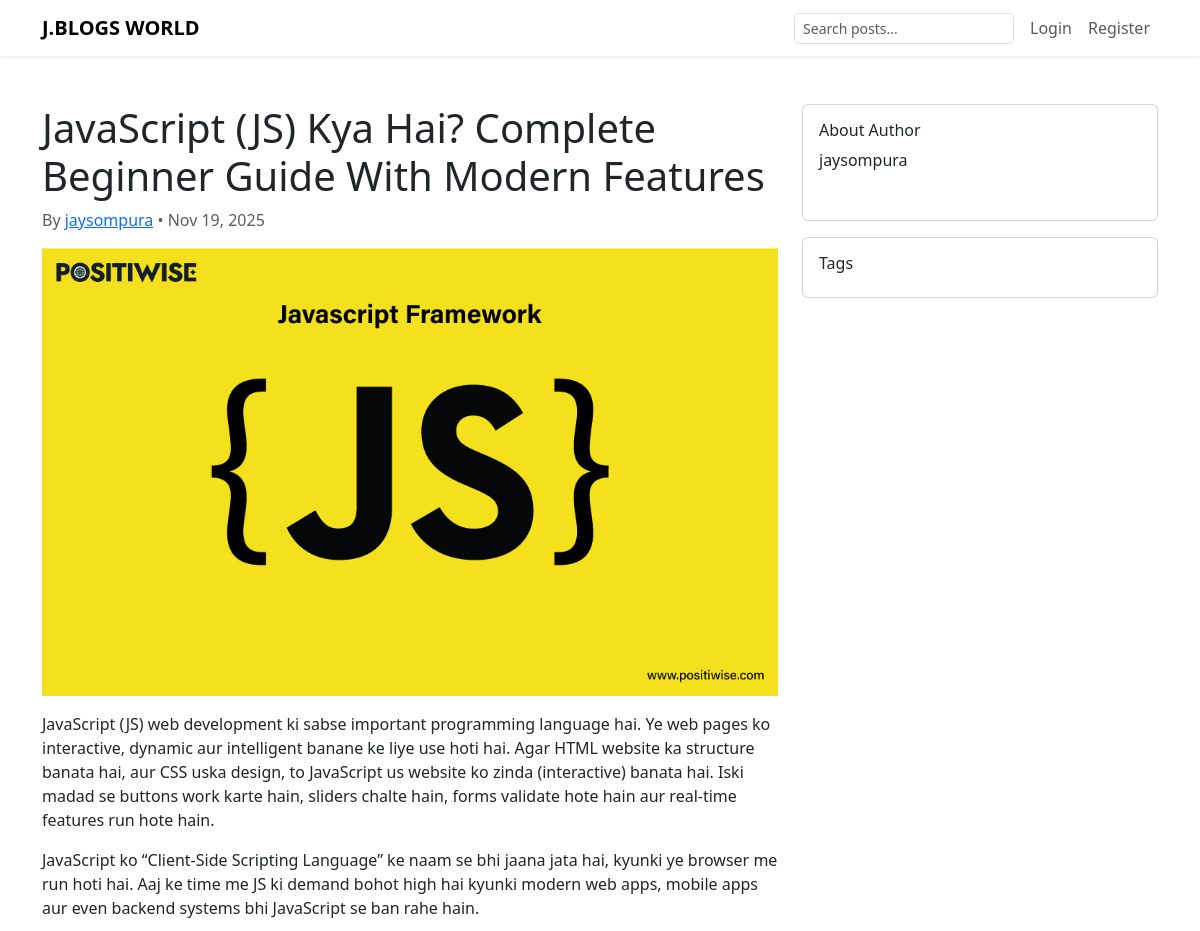
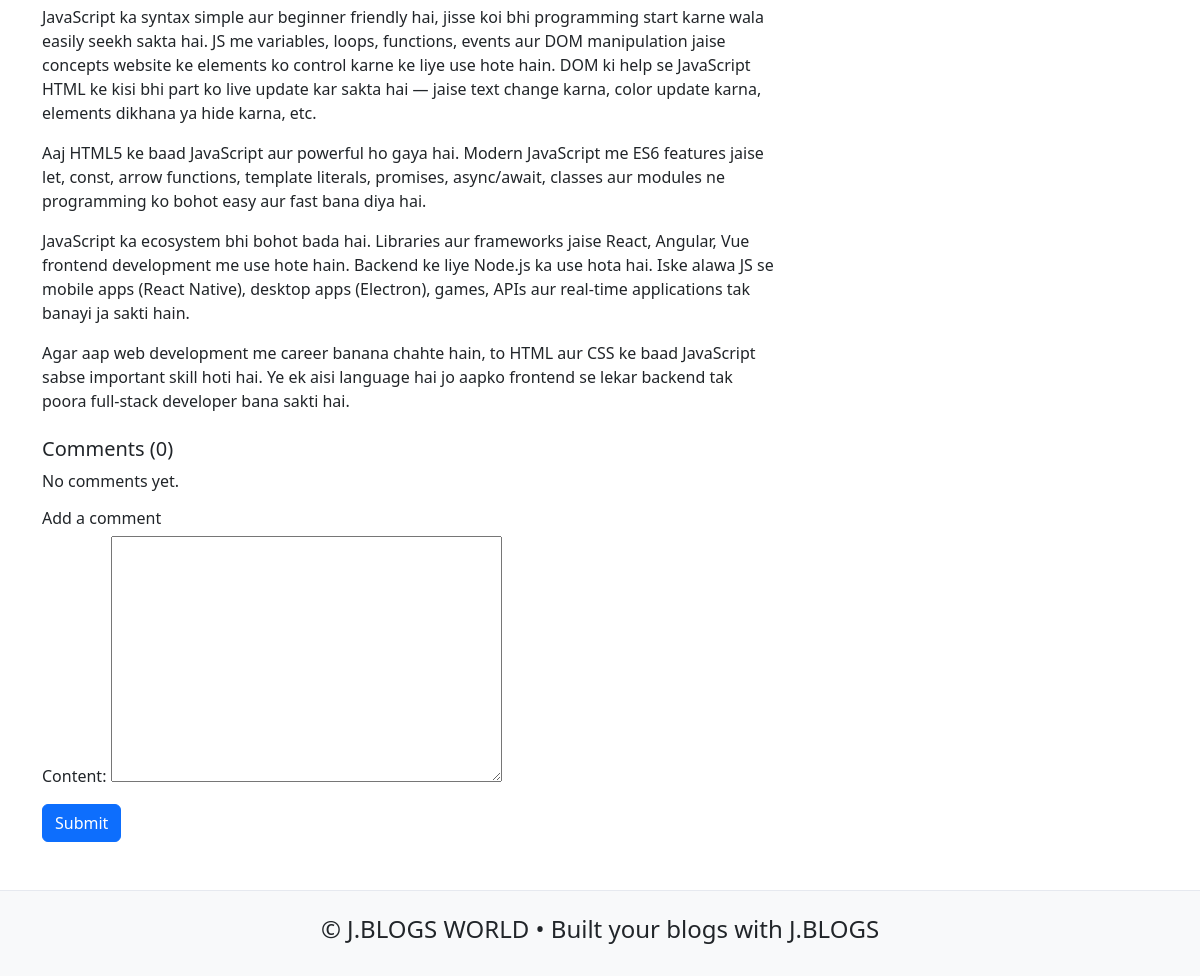
Screenshot of /post/5/javascript-js-kya-hai-complete-beginner-guide-with-modern-features/ with the database file from the repository (2 pictures, top to bottom).
### blog/models.py (models this page shows, shortened)
class Post(models.Model):
    STATUS_CHOICES = (('draft','Draft'),('published','Published'))
    author = models.ForeignKey(User, on_delete=models.CASCADE, related_name='posts')
    title = models.CharField(max_length=250)
    slug = models.SlugField(max_length=260, unique=True, blank=True)
    content = models.TextField()
    cover = models.ImageField(upload_to='covers/', null=True, blank=True)
    categories = models.ManyToManyField(Category, related_name='posts', blank=True)
    tags = models.ManyToManyField(Tag, related_name='posts', blank=True)
    status = models.CharField(max_length=10, choices=STATUS_CHOICES, default='published')
    created_at = models.DateTimeField(auto_now_add=True)
    updated_at = models.DateTimeField(auto_now=True)
    class Meta:
        ordering = ['-created_at']

### blog/views.py (the view, shortened to what this page needs)
# urls.py: path('post/<int:pk>/<slug:slug>/', views.post_detail, name='post_detail'),
def post_detail(request, pk, slug):
    post = get_object_or_404(Post, pk=pk, slug=slug)
    comment_form = CommentForm()
    liked = False
    if request.user.is_authenticated:
        liked = Like.objects.filter(post=post, user=request.user).exists()
    return render(request, 'blog/post_detail.html', {'post': post, 'comment_form': comment_form, 'liked': liked})

### blog/forms.py
class CommentForm(forms.ModelForm):
    class Meta:
        model = Comment
        fields = ('content',)

### blog/templates/blog/post_detail.html (shortened to what this page needs)
{% extends "base.html" %}
{% block content %}
<div class="container py-4">
  <div class="row">
    <div class="col-lg-8">
      <article>
        <h1>{{ post.title }}</h1>
        <p class="text-muted">By <a href="{% url 'profile_view' post.author.username %}">{{ post.author.username }}</a> • {{ post.created_at|date:"M d, Y" }}</p>
        {% if post.cover %}<img src="{{ post.cover.url }}" class="img-fluid mb-3">{% endif %}
        <div>{{ post.content|linebreaks }}</div>
      </article>
      <section class="mt-4">
        <h5>Comments ({{ post.comments.count }})</h5>
        {% for c in post.comments.all %}
          <div class="border p-2 mb-2"><p>{{ c.content }}</p><p class="small text-muted">By {{ c.user }} • {{ c.created_at|date:"M d, Y H:i" }}</p></div>
        {% empty %}<p>No comments yet.</p>{% endfor %}
        <h6 class="mt-3">Add a comment</h6>
        <form method="post">{% csrf_token %}{{ comment_form.as_p }}<button class="btn btn-primary">Submit</button></form>
      </section>
    </div>
    <aside class="col-lg-4">
      <div class="card p-3 mb-3"><h6>About Author</h6><p>{{ post.author.username }}</p><p class="small text-muted">{{ post.author.profile.bio }}</p></div>
      <div class="card p-3"><h6>Tags</h6>{% for t in post.tags.all %}<a class="badge bg-light text-dark me-1 mb-1" href="{% url 'tag_posts' t.slug %}">{{ t.name }}</a>{% endfor %}</div>
    </aside>
  </div>
</div>
{% endblock %}

### static/blog/css/style.css (style rules this page uses)
body { font-family: 'Inter', system-ui, -apple-system, 'Segoe UI', Roboto, 'Helvetica Neue', Arial; background:#f6f8fb; color:#1f2937; }
.card { border: none; border-radius: 10px; }

### rows the page displays
Post: title "JavaScript (JS) Kya Hai? Complete Beginner Guide With Modern Features", author.username "jaysompura", created_at "Nov 19, 2025", cover (picture), content "JavaScript (JS) web development ki sabse important programming language hai. Ye web pages ko interactive, dynamic aur intelligent banane ke liye use hoti hai. Agar HTML website ka structure banata hai, aur CSS uska design, to JavaScript us website ko zinda (interactive) banata hai. Iski madad se buttons work karte hain, sliders chalte hain, forms validate hote hain aur real-time features run hote hain. JavaScript ko “Client-Side Scripting Language” ke naam se bhi jaana jata hai, kyunki ye browser me run hoti hai. Aaj ke time me JS ki demand bohot high hai kyunki modern web apps, mobile apps aur even backend systems bhi JavaScript se ban rahe hain. JavaScript ka syntax simple aur beginner…", comments.count "0"
